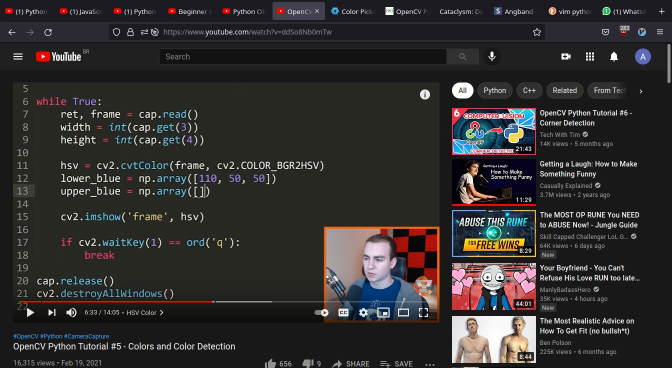
#> input picture main/screenshot.jpg, 1344 x 735 px (shown at 1/2 size)
$ python read.py
#> lines starting #> are read from the running program, lines starting #| are printed output that depends on the picture
import pyautogui
import numpy as np
from cv2 import cv2 as cv
from time import time
from subprocess import Popen, PIPE
import os


def window_position():
    '''find location of the minecraft windows'''
    location = pyautogui.locateOnScreen('options.jpg',
                                        confidence=.8, grayscale=True)
    while location is None:
        location = pyautogui.locateOnScreen('options.jpg',
                                            confidence=.8, grayscale=True)
    pyautogui.click(location)

    location = pyautogui.locateOnScreen('option_resource.jpg',
                                        confidence=.8, grayscale=True)
    while location is None:
        location = pyautogui.locateOnScreen('option_resource.jpg',
                                            confidence=.8, grayscale=True)
    pyautogui.click(location)

    location = pyautogui.locateOnScreen('resource_pack.jpg',
                                        confidence=.8, grayscale=True)
    while location is None:
        location = pyautogui.locateOnScreen('resource_pack.jpg',
                                            confidence=.8, grayscale=True)

    return location


def window_id():
    '''linux commands to take id of the window'''

    windowsInfo = 'xwininfo | grep -w id | cut -f 3 -d ":" | cut -c 2-10'

    p = Popen(windowsInfo, shell=True,
              stdout=PIPE, stderr=PIPE)
    out, err = p.communicate()
    windowNumber = str(out.decode())
    return windowNumber


def window_screenshot(windows_number):
    '''takes screenshot of the right screen'''
    windows_print = 'import -frame -window {} screenshot.jpg'.format(str(windows_number[0:9]))
    os.system(windows_print)


loop_time = time()
location = window_id()
while True:
    # i can make it this run faster if i take the screenshots wihout using this
    # library

    screenshot = window_screenshot(location)
    screenshot = cv.imread('screenshot.jpg')
#> screenshot is the input picture: shape (735, 1344, 3); mean B, G, R 46.5, 47.1, 49.3
    width = int(screenshot.shape[1])
#> width = 1344
    height = int(screenshot.shape[0])
#> height = 735

    # cv.line paramaters is a source image, starting position, ending position
    # color and line thickness
    img = cv.line(screenshot, (0, 0), (width, height), (255, 0, 0), 10)
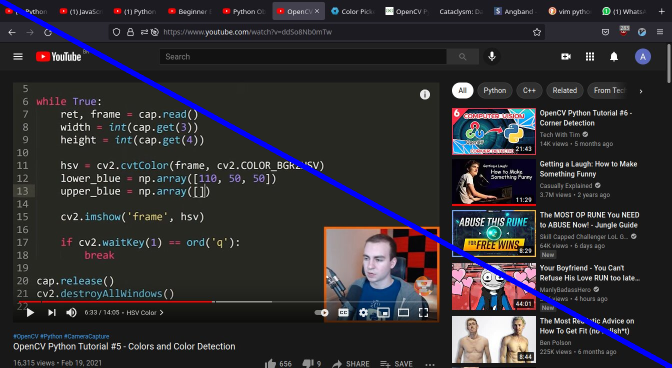
#> img: shape (735, 1344, 3) (shown at 1/2 size); mean B, G, R 49.9, 46.3, 48.4

    # resizing img
    img = cv.resize(img, (300, 300), interpolation=cv.INTER_LINEAR)
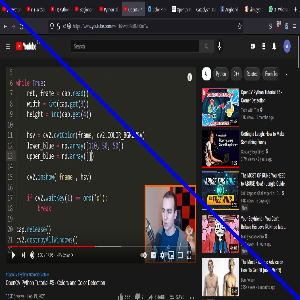
#> img: shape (300, 300, 3); mean B, G, R 49.7, 46.1, 48.1

    cv.imshow('computer vision', img)

    print('FPS {}'.format(1 / (time() - loop_time)))
    loop_time = time()

    if cv.waitKey(1) == ord('q'):
#> (key q is pressed here)
        cv.destroyAllWindows()
        break
print("Done")

# [8 lines of commented-out code are left out]
